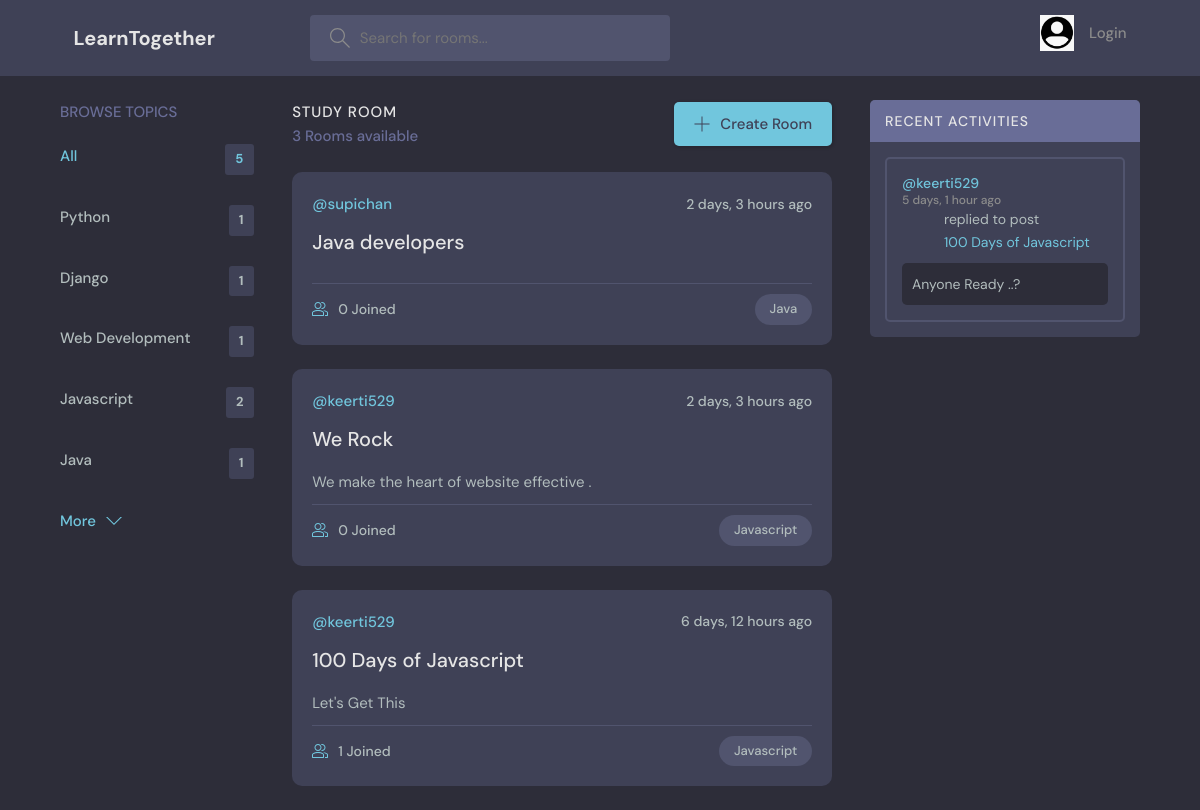
Page /?q=Java on the earlier database version.
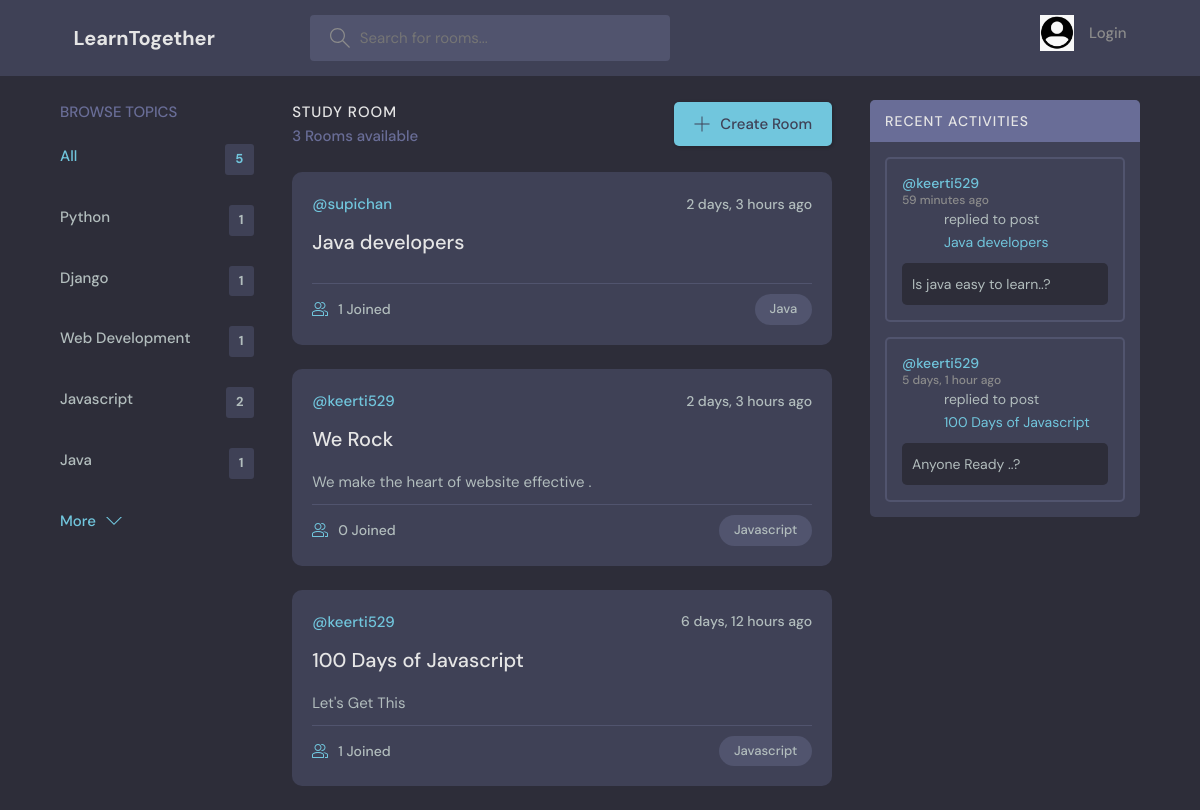
Same page on the later database version.
### base/models.py (models this page shows, shortened)
class Topic(models.Model):
    name=models.CharField(max_length=100)

class Room(models.Model):
    host=models.ForeignKey(User,on_delete=models.SET_NULL,null=True)
    topic=models.ForeignKey(Topic,on_delete=models.SET_NULL,null=True)
    name=models.CharField(max_length= 100)
    description=models.TextField(null=True, blank=True)
    participants=models.ManyToManyField(User,related_name='participants',blank=True,null=True)
    updated=models.DateTimeField(auto_now=True)
    created=models.DateTimeField(auto_now_add=True)
    class Meta:
        ordering=['-updated', '-created']
    def __str__(self):
        return self.name

class Message(models.Model):
    user=models.ForeignKey(User,on_delete=models.CASCADE)
    room=models.ForeignKey(Room,on_delete=models.CASCADE)
    body=models.TextField()
    updated=models.DateTimeField(auto_now=True)
    created=models.DateTimeField(auto_now_add=True)
    class Meta:
        ordering=['-updated', '-created']

### base/views.py (the view)
# urls.py: path('',views.home , name="home"),
def home(request):
    q=request.GET.get('q') if request.GET.get('q')!=None else ""
    rooms=Room.objects.filter(Q(topic__name__icontains =q) |
    Q(name__icontains =q) | Q(description__icontains =q))
    topics=Topic.objects.all()[:5]
    room_messages=Message.objects.filter(Q(room__topic__name__icontains=q))
    context={'rooms':rooms,'topics':topics,'room_messages':room_messages}
    return render(request, 'base/home.html',context)

### base/templates/base/home.html (shortened to what this page needs)
{% extends 'main.html' %}
{% block content %}
    <main class="layout layout--3">
      <div class="container">
        {% include 'base/topics_component.html'%}
        <div class="roomList">
          <div class="roomList__header">
            <div>
              <h2>Study Room</h2>
              <p>{{rooms.count}} Rooms available</p>
            </div>
            <a class="btn btn--main" href="{% url 'create-room'%}">
              <svg version="1.1" xmlns="http://www.w3.org/2000/svg" width="32" height="32" viewBox="0 0 32 32">
                <title>add</title>
                <path
                  d="M16.943 0.943h-1.885v14.115h-14.115v1.885h14.115v14.115h1.885v-14.115h14.115v-1.885h-14.115v-14.115z"
                ></path>
              </svg>
              Create Room
            </a>
          </div>
          {% include 'base/feed_comp.html' %}
        </div>
        {% include 'base/activity.html'%}
      </div>
    </main>
{% endblock  %}

### base/templates/base/topics_component.html
<div class="topics">
    <div class="topics__header">
      <h2>Browse Topics</h2>
    </div>
    <ul class="topics__list">
      <li>
        <a href="{% url 'home' %}" class="active">All <span>{{topics.count}} </span></a>
      </li>
      {% for topic in topics %}
      <li>
        <a href="{% url 'home' %}?q={{topic.name}}">{{topic.name}}<span>{{topic.room_set.all.count}} </span></a>
      </li>
      {% endfor %}
    </ul>
    <a class="btn btn--link" href="{% url 'topicpage' %}">
      More
      <svg version="1.1" xmlns="http://www.w3.org/2000/svg" width="32" height="32" viewBox="0 0 32 32">
        <title>chevron-down</title>
        <path d="M16 21l-13-13h-3l16 16 16-16h-3l-13 13z"></path>
      </svg>
    </a>
  </div>

### base/templates/base/feed_comp.html (shortened to what this page needs)
{% for room in rooms %}
<div class="roomListRoom">
  <div class="roomListRoom__header">
    <a href="{% url 'user-profile' room.host.id %}" class="roomListRoom__author">
      <span>@{{room.host.username}}</span>
    </a>
    <div class="roomListRoom__actions">
      <span>{{room.created|timesince}} ago</span>
    </div>
  </div>
  <div class="roomListRoom__content">
    <a href="{% url 'room' room.id %}">{{room.name}}</a>
    <p>
      {{room.description}}
    </p>
  </div>
  <div class="roomListRoom__meta">
    <a href="{% url 'room' room.id %}" class="roomListRoom__joined">
      {{room.participants.all.count}} Joined
    </a>
    <p class="roomListRoom__topic">{{room.topic.name}} </p>
  </div>
</div>
{% endfor %}

### base/templates/base/activity.html (shortened to what this page needs)
<div class="activities">
  <div class="activities__header">
    <h2>Recent Activities</h2>
  </div>
  {% for msg in room_messages %}
  <div class="activities__box">
    <div class="activities__boxHeader roomListRoom__header">
      <a href="{% url 'user-profile' msg.user.id  %}" class="roomListRoom__author">
        <p>
          @{{msg.user.username}}
          <span>{{msg.created|timesince }} ago </span>
        </p>
      </a>
    </div>
    <div class="activities__boxContent">
      <p>replied to post <a href="{% url 'room' msg.room.id %}">{{msg.room}}</a></p>
      <div class="activities__boxRoomContent">
{{msg.body}}
     </div>
    </div>
  </div>
  {% endfor %}
</div>

Differences in the rows shown:
computed for Room "Java developers": participants.all.count "0" → "1"
added Message: user.username "keerti529", created "59 minutes", room "Java developers", body "Is java easy to learn..?"
